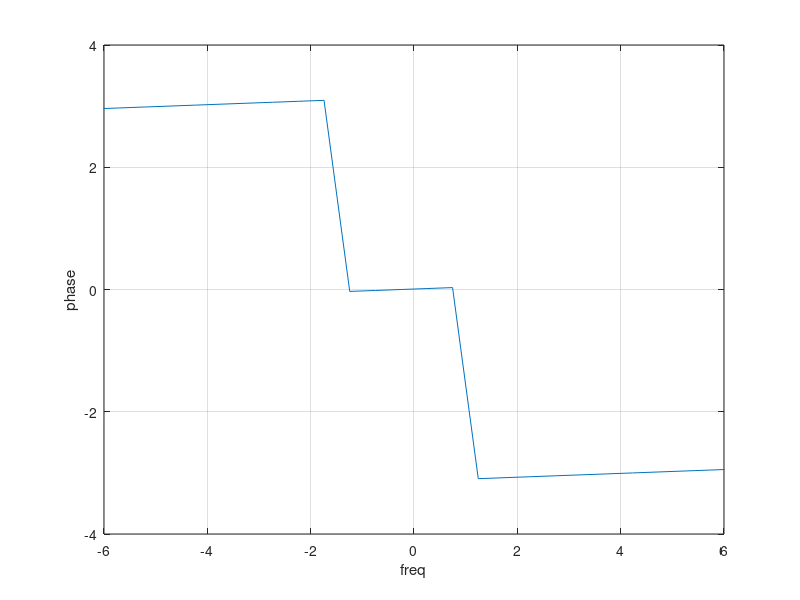

MATLAB code for this plot:
f=1;
time_step=0.01;
fs=1/time_step;
t=0:time_step:2;
y=cos(2*pi*f*t);
plot(t,y)
title cos(x)
ylabel y
xlabel Time(sec)
n= length(y);
fFft=(-n/2:n/2-1)*(fs/n);
yFft=fft(y);
yFftshift=fftshift(yFft);
plot(fFft,abs(yFft))
plot(fFft,abs(yFftshift))
title fouriertransform
xlim([-6,6])
xlabel("freq")
ylabel("|y|")
grid on
%agle for phase fourier transform
title angle-fouriertransform
plot(fFft,angle(yFftshift))
xlim([-6,6])
ylabel("phase")
xlabel("freq")
grid on